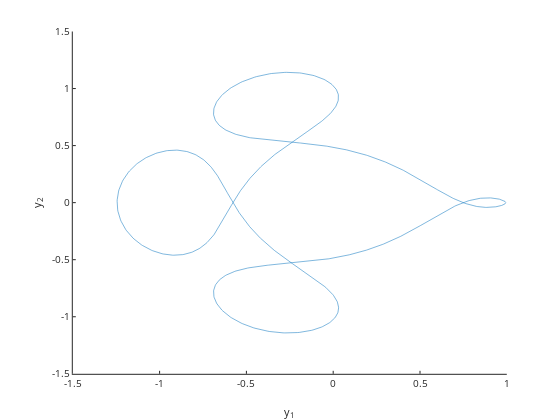

Notebook code cell kept with this figure:
### Markdown cell above
The `plotPhaseSpace ` function creates a phase-space diagram by visualizing all spatial-components of the state vector:

### Code cell
problem.plotPhaseSpace(sol)

### Figure 1 — Plotly figure (JSON) as saved in the notebook; plotly's stock layout.template omitted (floating-point values rounded to 4 significant figures; data arrays with more than 128 entries replaced by an {"elided": "..."} marker saying what was removed)
{"data": [{"line": {"color": "rgb(0,113,188)", "dash": "solid", "width": 0.5}, "marker": {"color": "rgb(0,113,188)", "line": {"color": "rgb(0,113,188)"}, "size": 6, "symbol": "none"}, "mode": "lines", "name": "", "showlegend": false, "type": "scatter", "visibility": true, "x": {"elided": "1905 float values"}, "xaxis": "x", "y": {"elided": "1905 float values"}, "yaxis": "y"}], "layout": {"height": 420, "hovermode": "closest", "margin": {"b": 0, "l": 0, "r": 0, "t": 0}, "plot_bgcolor": "rgba(0, 0, 0, 0)", "showlegend": false, "width": 560, "xaxis": {"anchor": "y", "autorange": false, "domain": [0.13, 0.905], "exponentformat": "none", "gridcolor": "rgba(38,38,38,0.15)", "gridwidth": 1, "linecolor": "rgb(38,38,38)", "linewidth": 1, "mirror": false, "range": [-1.5, 1], "showgrid": false, "showline": true, "side": "bottom", "spikedash": "solid", "spikemode": "across", "spikesides": false, "spikethickness": 1, "tickangle": 0, "tickcolor": "rgb(38,38,38)", "tickfont": {"color": "rgb(38,38,38)", "size": 10}, "ticklen": 3, "ticks": "inside", "ticktext": ["-1.5", "-1", "-0.5", "0", "0.5", "1"], "tickvals": [-1.5, -1, -0.5, 0, 0.5, 1], "title": {"font": {"color": "rgb(38,38,38)", "size": 11}, "text": "y<sub>1</sub>"}, "type": "linear", "visible": true, "zeroline": false}, "yaxis": {"anchor": "x", "autorange": false, "domain": [0.11, 0.925], "exponentformat": "none", "gridcolor": "rgba(38,38,38,0.15)", "gridwidth": 1, "linecolor": "rgb(38,38,38)", "linewidth": 1, "mirror": false, "range": [-1.5, 1.5], "showgrid": false, "showline": true, "side": "left", "spikedash": "solid", "spikemode": "across", "spikesides": false, "spikethickness": 1, "tickangle": 0, "tickcolor": "rgb(38,38,38)", "tickfont": {"color": "rgb(38,38,38)", "size": 10}, "ticklen": 3, "ticks": "inside", "ticktext": ["-1.5", "-1", "-0.5", "0", "0.5", "1", "1.5"], "tickvals": [-1.5, -1, -0.5, 0, 0.5, 1, 1.5], "title": {"font": {"color": "rgb(38,38,38)", "size": 11}, "text": "y<sub>2</sub>"}, "type": "linear", "visible": true, "zeroline": false}}}
